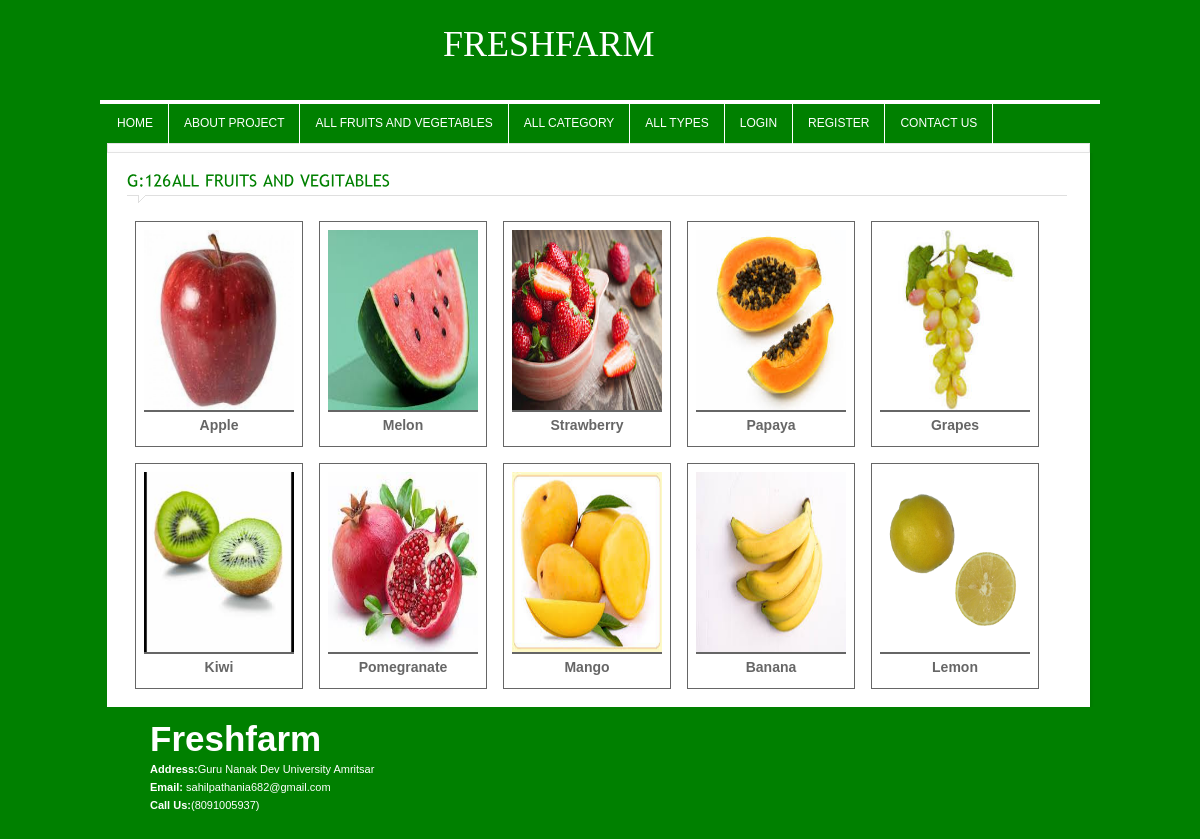
The app's page /product-listing.php with its own data.
### tables this page shows
CREATE TABLE `product` (
  `product_id` int(11) NOT NULL,
  `product_name` varchar(255) NOT NULL,
  `product_type_id` varchar(255) NOT NULL,
  `product_company_id` varchar(255) NOT NULL,
  `product_price` varchar(255) NOT NULL,
  `product_image` varchar(255) NOT NULL,
  `product_description` varchar(255) NOT NULL,
  `product_stock` varchar(255) NOT NULL
);

### includes/functions.php (called while the page is built, shortened)
<?php
$SERVER_PATH = "http://127.0.0.1/fruit_selling_website/";
?>

### product-listing.php (the view, shortened to what this page needs)
<?php
	include_once("includes/header.php");
	include_once("includes/db_connect.php");
	$SQL="SELECT * FROM `product`, `company`, `type` WHERE product_type_id = type_id AND product_company_id = company_id";
	$rs=mysqli_query($con,$SQL) or die(mysqli_error($con));
?>
	<div class="crumb">
    </div>
	<div id="content_sec">
		<div class="col1" style="width:100%">
		<div class="contact">
			<h4 class="heading colr">All Fruits and Vegitables</h4>
			<form name="frm_product" action="lib/product.php" method="post">
				<div class="static">
					<?php
					while($data = mysqli_fetch_assoc($rs))
					{
					?>
					<div style="float:left; border:1px solid; margin:8px; padding:8px">
						<a href="product-details.php?product_id=<?php echo $data[product_id] ?>"><img src="<?=$SERVER_PATH.'uploads/'.$data[product_image]?>" style="height:180px; width:150px"></a><br>
						<div style="text-align:center; border-top:2px solid; padding: 5px 0px; font-weight:bold; font-size:14px;"><?=$data[product_name]?></div>
					</div>
					<?php } ?>
				</div>
			</form>
		</div>
		</div>
	</div>
<?php include_once("includes/footer.php"); ?>

### css/style.css (style rules this page uses)
* { padding:0px; margin:0px; }
body { background-color:green; font-family:Arial, Helvetica, sans-serif; font-size:11px; color:#666666; float:left; width:100%; }
a { text-decoration:none; outline:none; color:#666666; }
a img { border:none; }
.colr { color:green !important; }
h4 { font-size:16px; font-weight:normal; }
.heading { padding:10px 0px 14px 0px !important; width:100% !important; margin-bottom:10px !important; text-transform:uppercase; background-image:url(../images/heading.gif); background-repeat:no-repeat; background-position:left bottom; }
#content_sec { width:940px; padding:10px 20px; margin-left:17px; background-color:#FFF; float:left; }
.col1 { width:675px; float:left; }
.crumb { width:px; height:px; padding:8px 10px 0px 10px; background-image:url(../images/crumb.gif); background-repeat:repeat-x; margin-left:17px; margin-right:20px; border:#e3e3e3 solid 1px; }
.static { float:left; width:928px; }

### css/slider.css (style rules this page uses)
* { margin: 0; padding: 0; }

### records on screen
product: product_image (picture), product_name "Apple"
product: product_image (picture), product_name "Melon"
product: product_image (picture), product_name "Strawberry"
product: product_image (picture), product_name "Papaya"
product: product_image (picture), product_name "Grapes"
product: product_image (picture), product_name "Kiwi"
product: product_image (picture), product_name "Pomegranate"
product: product_image (picture), product_name "Mango"
product: product_image (picture), product_name "Banana"
product: product_image (picture), product_name "Lemon"
